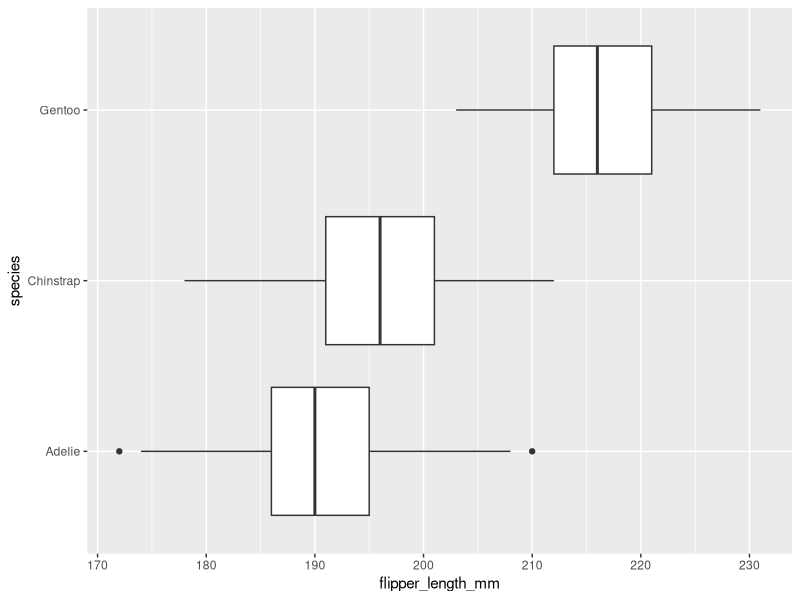
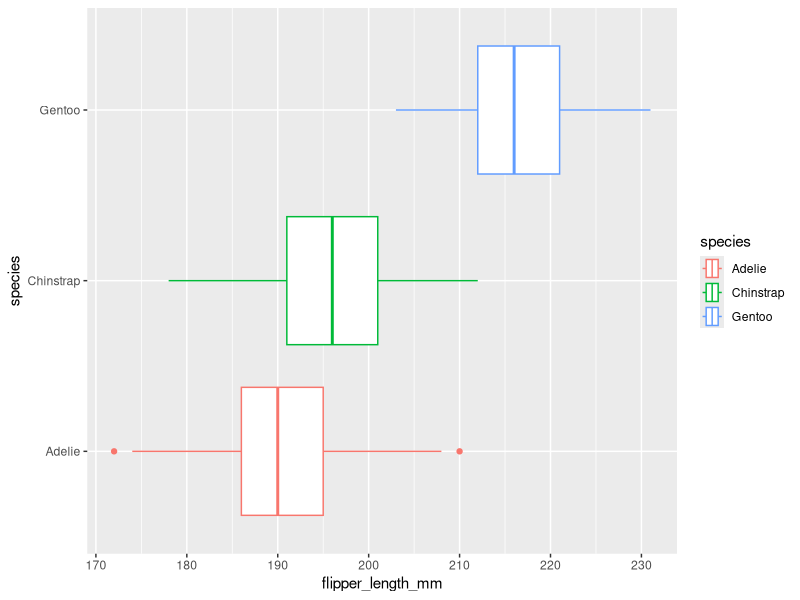
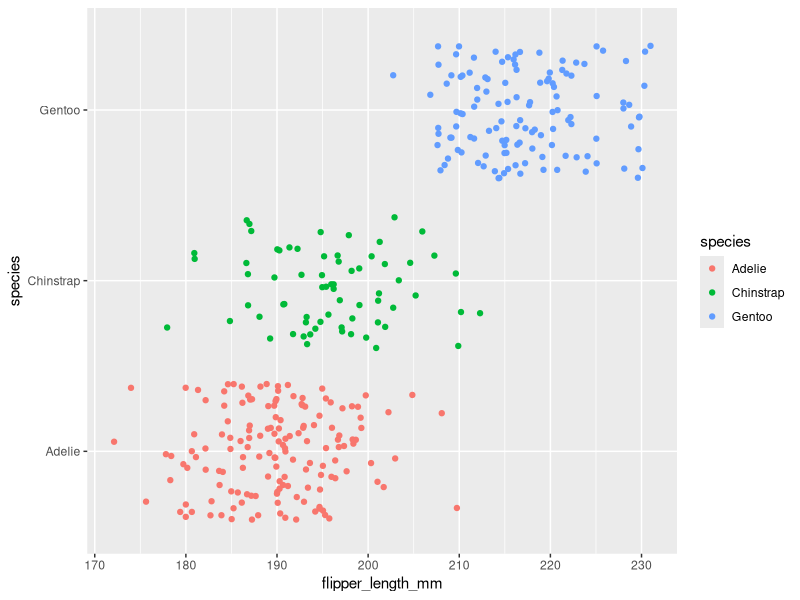

The R source for these figures, in order:
## ---- chunk 1
knitr::opts_chunk$set(error = TRUE)
## ---- chunk 2
library(palmerpenguins)
penguins
## ---- chunk 3
library(ggplot2)
## ---- chunk 4
ggplot(data = penguins, mapping = aes(x = flipper_length_mm, y = species)) +
  geom_boxplot()
## ---- chunk 5
ggplot(data = penguins, mapping = aes(x = flipper_length_mm, y = species, color = species)) +
  geom_boxplot()
## ---- chunk 6
ggplot(data = penguins, mapping = aes(x = flipper_length_mm, y = species, color = species)) +
  geom_jitter()
## ---- chunk 7

## ---- chunk 8

## ---- chunk 9

## ---- chunk 10

## ---- chunk 11

## ---- chunk 12

## ---- chunk 13

## ---- chunk 14

